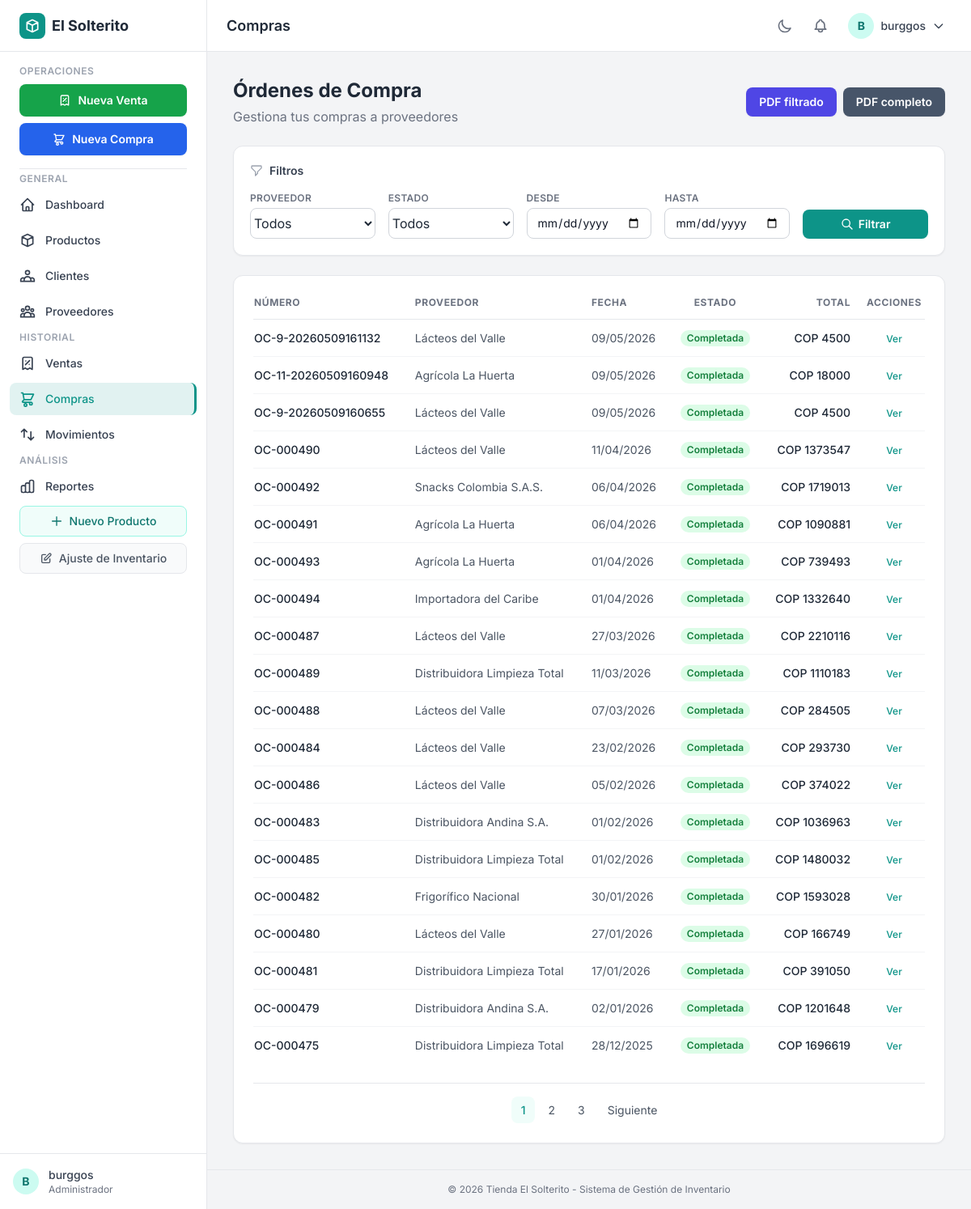
Before: /compras/ (signed in) with the older database file.
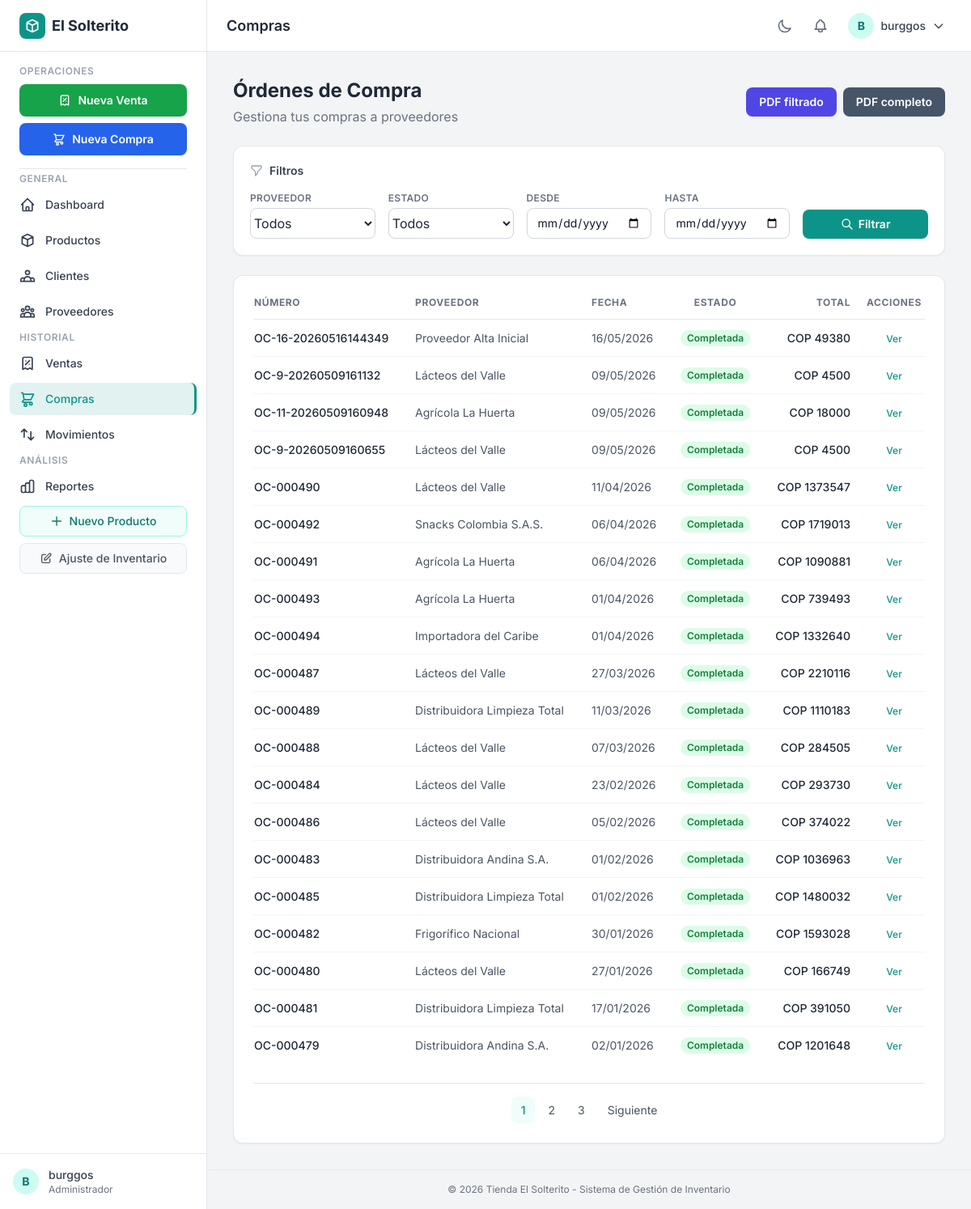
After: the same page with the newer database file.
### apps/inventario/models.py (models this page shows, shortened)
class OrdenCompra(models.Model):
    ESTADO_CHOICES = [
        ('pendiente', 'Pendiente'),
        ('completada', 'Completada'),
        ('cancelada', 'Cancelada'),
        ('recibida_parcial', 'Recibida Parcial'),
    ]
    numero = models.CharField(max_length=50, unique=True, blank=True)
    proveedor = models.ForeignKey(Proveedor, on_delete=models.CASCADE, related_name='ordenes_compra')
    fecha_creacion = models.DateTimeField(auto_now_add=True)
    fecha_entrega_esperada = models.DateField(null=True, blank=True)
    fecha_entrega_real = models.DateField(null=True, blank=True)
    estado = models.CharField(max_length=20, choices=ESTADO_CHOICES, default='pendiente')
    notas = models.TextField(blank=True)
    total = models.DecimalField(max_digits=12, decimal_places=2, default=0)
    usuario_creador = models.CharField(max_length=100, blank=True)
    class Meta:
        verbose_name = "Orden de Compra"
        verbose_name_plural = "Órdenes de Compra"
        ordering = ['-fecha_creacion']

class Proveedor(models.Model):
    nombre = models.CharField(max_length=200, unique=True)
    email = models.EmailField(blank=True)
    telefono = models.CharField(max_length=20, blank=True)
    direccion = models.TextField(blank=True)
    ciudad = models.CharField(max_length=100, blank=True)
    ruc = models.CharField(max_length=50, unique=True, blank=True, null=True, help_text="RUT o número de identificación")
    contacto_principal = models.CharField(max_length=100, blank=True)
    terminos_pago = models.TextField(blank=True, help_text="Términos y condiciones de pago")
    activo = models.BooleanField(default=True)
    fecha_creacion = models.DateTimeField(auto_now_add=True)
    fecha_actualizacion = models.DateTimeField(auto_now=True)
    class Meta:
        verbose_name = "Proveedor"
        verbose_name_plural = "Proveedores"
        ordering = ['nombre']

### apps/inventario/views.py (the view)
# urls.py: path('compras/', views.lista_compras, name='lista_compras'),
@login_required
@role_required(ROLE_ADMIN, ROLE_BODEGUERO)
def lista_compras(request):
    compras = OrdenCompra.objects.all().select_related('proveedor')
    compras, estado, proveedor_id, fecha_desde, fecha_hasta = _filtrar_compras_queryset(
        compras,
        request.GET,
    )
    paginator = Paginator(compras, 20)
    page_obj = paginator.get_page(request.GET.get('page', 1))
    proveedores = Proveedor.objects.filter(activo=True).order_by('nombre')
    return render(request, 'inventario/lista_compras.html', {
        'page_obj': page_obj, 'proveedores': proveedores,
        'estado': estado, 'proveedor_seleccionado': proveedor_id,
        'fecha_desde': fecha_desde, 'fecha_hasta': fecha_hasta,
    })

### apps/inventario/permissions.py (called while the page is built)
def user_in_groups(user, *group_names):
    if not user.is_authenticated:
        return False
    if user.is_superuser:
        return True
    if not user.groups.exists():
        return True
    return user.groups.filter(name__in=group_names).exists()

def role_required(*group_names):
    def decorator(view_func):
        @login_required
        @wraps(view_func)
        def _wrapped(request, *args, **kwargs):
            if user_in_groups(request.user, *group_names):
                return view_func(request, *args, **kwargs)
            raise PermissionDenied('No tienes permisos para acceder a esta sección.')
        return _wrapped
    return decorator

### apps/inventario/templatetags/role_tags.py (called while the page is built)
@register.filter
def has_group(user, group_name):
    if not getattr(user, 'is_authenticated', False):
        return False
    if user.is_superuser:
        return True
    if not user.groups.exists():
        return True
    return user.groups.filter(name=group_name).exists()

### templates/inventario/lista_compras.html (shortened to what the changed rows need)
{% extends 'base.html' %}
{% load static %}
{% block page_title %}Compras{% endblock %}
{% block content %}
    <div class="mb-6 flex flex-col sm:flex-row sm:items-center sm:justify-between gap-4">
        <div>
            <h2 class="text-2xl font-bold text-gray-800 dark:text-white">Órdenes de Compra</h2>
        </div>
    </div>
    <div class="bg-white dark:bg-gray-800 rounded-xl shadow-sm border border-gray-200 dark:border-gray-700 p-6">
        <div class="overflow-x-auto">
            <table class="w-full text-sm">
                <thead>
                    <tr class="text-left text-xs font-semibold text-gray-500 dark:text-gray-400 uppercase tracking-wider border-b border-gray-200 dark:border-gray-700">
                        <th class="pb-3 pr-4">Número</th>
                        <th class="pb-3 pr-4">Proveedor</th>
                        <th class="pb-3 pr-4">Fecha</th>
                        <th class="pb-3 pr-4 text-center">Estado</th>
                        <th class="pb-3 pr-4 text-right">Total</th>
                        <th class="pb-3 text-center">Acciones</th>
                    </tr>
                </thead>
                <tbody class="divide-y divide-gray-100 dark:divide-gray-700">
                    {% for orden in page_obj %}
                    <tr class="hover:bg-gray-50 dark:hover:bg-gray-700/50 transition">
                        <td class="py-3 pr-4 font-medium text-gray-800 dark:text-gray-200">{{ orden.numero }}</td>
                        <td class="py-3 pr-4 text-gray-600 dark:text-gray-400">{{ orden.proveedor.nombre }}</td>
                        <td class="py-3 pr-4 text-gray-600 dark:text-gray-400">{{ orden.fecha_creacion|date:"d/m/Y" }}</td>
                        <td class="py-3 pr-4 text-center">
                            {% if orden.estado == 'completada' %}
                                <span class="inline-flex items-center px-2 py-0.5 rounded-full text-xs font-semibold bg-green-100 dark:bg-green-900/30 text-green-700 dark:text-green-400">Completada</span>
                            {% elif orden.estado == 'cancelada' %}
                                <span class="inline-flex items-center px-2 py-0.5 rounded-full text-xs font-semibold bg-red-100 dark:bg-red-900/30 text-red-700 dark:text-red-400">Cancelada</span>
                            {% else %}
                                <span class="inline-flex items-center px-2 py-0.5 rounded-full text-xs font-semibold bg-amber-100 dark:bg-amber-900/30 text-amber-700 dark:text-amber-400">Pendiente</span>
                            {% endif %}
                        </td>
                        <td class="py-3 pr-4 text-right font-medium text-gray-800 dark:text-gray-200">COP {{ orden.total|floatformat:0 }}</td>
                        <td class="py-3 text-center">
                            <a href="{% url 'inventario:detalle_compra' orden.pk %}" class="text-xs font-medium text-teal-600 dark:text-teal-400 hover:text-teal-800 dark:hover:text-teal-300 transition">Ver</a>
                        </td>
                    </tr>
                    {% endfor %}
                </tbody>
            </table>
        </div>
        {% if page_obj.has_other_pages %}
        <div class="mt-6 pt-4 flex justify-center border-t border-gray-200 dark:border-gray-700">
            <nav class="pagination" aria-label="Paginación">
                {% for num in page_obj.paginator.page_range %}
                    {% if page_obj.number == num %}
                        <span class="active">{{ num }}</span>
                    {% elif num > page_obj.number|add:-3 and num < page_obj.number|add:3 %}
                        <a href="?page={{ num }}">{{ num }}</a>
                    {% endif %}
                {% endfor %}
                {% if page_obj.has_next %}
                <a href="?page={{ page_obj.next_page_number }}">Siguiente</a>
                {% endif %}
            </nav>
        </div>
        {% endif %}
    </div>
{% endblock %}

Changed rows visible on the page:
no longer on this page (row unchanged): OrdenCompra: numero "OC-000475", proveedor.nombre "Distribuidora Limpieza Total", fecha_creacion "28/12/2025", estado "Completada", total "1696619"
added OrdenCompra: numero "OC-16-20260516144349", proveedor.nombre "Proveedor Alta Inicial", fecha_creacion "16/05/2026", estado "Completada", total "49380"
